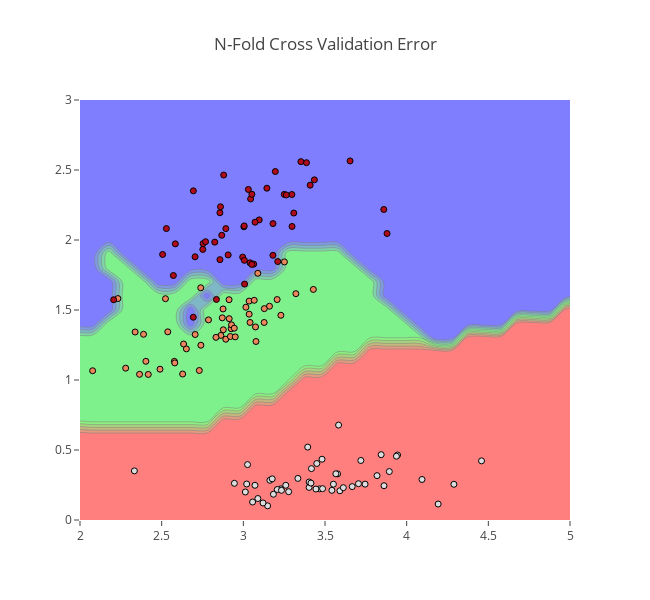

The code cell stored with this chart in its notebook:
### Markdown cell above
### 1KNN Decision Boundary Plot On Original Iris Data

### Code cell
xtrain=iris[['X1','X2']].as_matrix() # Transform features to matrix
ytrain=iris['Target'].as_matrix() 

x_min, x_max = xtrain[:, 0].min() - 1, xtrain[:, 0].max() + 1 #Get Mins and Maxs of Features
y_min, y_max = xtrain[:, 1].min() - 1, xtrain[:, 1].max() + 1 #Get Mins and Maxs of Features

xx, yy = np.meshgrid(np.arange(x_min, x_max, 0.1), np.arange(y_min, y_max, 0.1)) #Construct meshgrid
y_ = np.arange(y_min, y_max, 0.1)

Z = KNN(xtrain,ytrain,np.c_[xx.ravel(), yy.ravel()],1).reshape(xx.shape) #Get the predicted decision labels

#Draw Decision Boundaries and Contours
trace1 = go.Contour(x=xx[0], y=y_, z=Z, colorscale=[[0, '#FF0000'], [0.5, '#00FF00'],[1, 'blue']],
                    opacity=0.5, showscale=False )

# Draw the data points
trace2 = go.Scatter(x=xtrain[:,0], y=xtrain[:,1], showlegend=False, mode='markers',
                        marker=dict(color=ytrain, line=dict(color='black', width=1)))
# Customize layout
layout = go.Layout(title="N-Fold Cross Validation Error", xaxis=dict(showgrid=False, zeroline=False, range=[2,5]),
                   yaxis=dict(showgrid=False, zeroline=False, range=[0,3]), height=600, width=650)

fig=dict(data=[trace1,trace2],layout=layout)
iplot(fig)

### Figure 1 — Plotly figure (JSON) as saved in the notebook; plotly's stock layout.template omitted (floating-point values rounded to 4 significant figures; data arrays with more than 128 entries replaced by an {"elided": "..."} marker saying what was removed)
{"data": [{"colorscale": [[0, "#FF0000"], [0.5, "#00FF00"], [1, "blue"]], "opacity": 0.5, "showscale": false, "type": "contour", "x": [1.077, 1.177, 1.277, 1.377, 1.477, 1.577, 1.677, 1.777, 1.877, 1.977, 2.077, 2.177, 2.277, 2.377, 2.477, 2.577, 2.677, 2.777, 2.877, 2.977, 3.077, 3.177, 3.277, 3.377, 3.477, 3.577, 3.677, 3.777, 3.877, 3.977, 4.077, 4.177, 4.277, 4.377, 4.477, 4.577, 4.677, 4.777, 4.877, 4.977, 5.077, 5.177, 5.277, 5.377], "y": [-0.8987, -0.7987, -0.6987, -0.5987, -0.4987, -0.3987, -0.2987, -0.1987, -0.0987, 0.0013, 0.1013, 0.2013, 0.3013, 0.4013, 0.5013, 0.6013, 0.7013, 0.8013, 0.9013, 1.001, 1.101, 1.201, 1.301, 1.401, 1.501, 1.601, 1.701, 1.801, 1.901, 2.001, 2.101, 2.201, 2.301, 2.401, 2.501, 2.601, 2.701, 2.801, 2.901, 3.001, 3.101, 3.201, 3.301, 3.401, 3.501], "z": {"elided": "45x44 int values"}}, {"marker": {"color": {"elided": "150 int values"}, "line": {"color": "black", "width": 1}}, "mode": "markers", "showlegend": false, "type": "scatter", "x": {"elided": "150 float values"}, "y": {"elided": "150 float values"}}], "layout": {"height": 600, "title": "N-Fold Cross Validation Error", "width": 650, "xaxis": {"range": [2, 5], "showgrid": false, "zeroline": false}, "yaxis": {"range": [0, 3], "showgrid": false, "zeroline": false}}}
